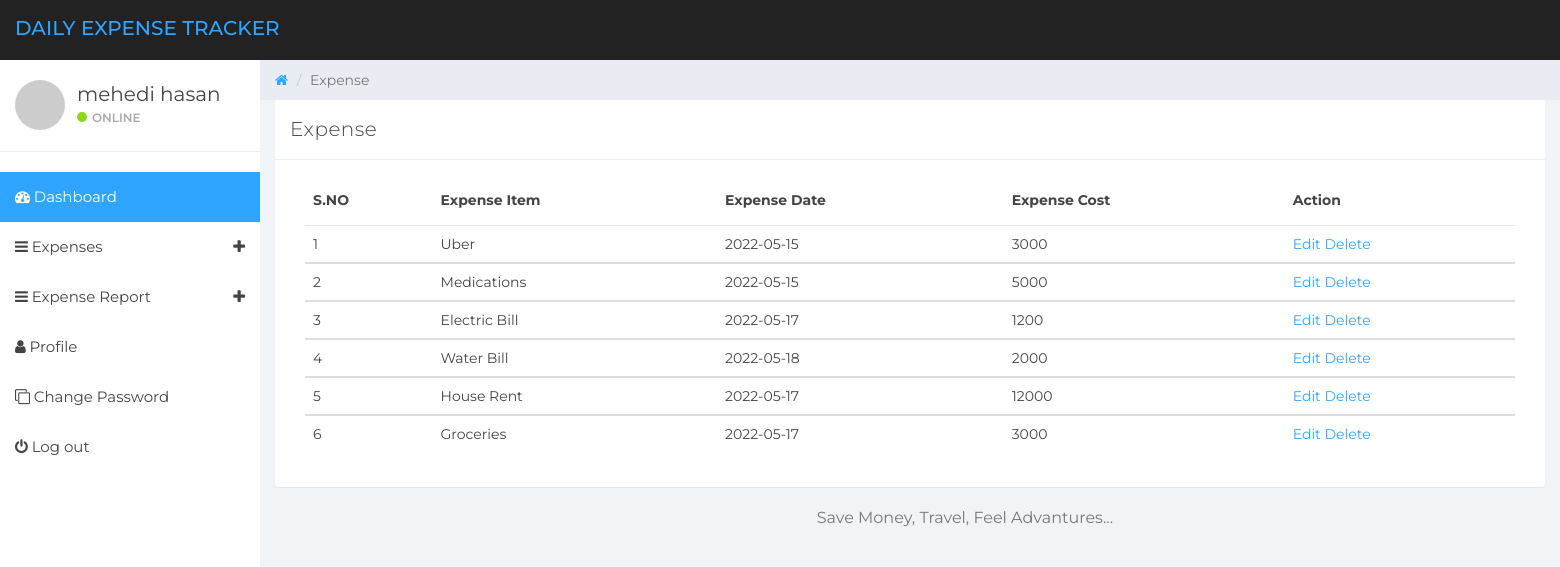
Screenshot of /manage-expense.php (signed in) with the database file from the repository.
### tables this page shows
CREATE TABLE `tblusers` (
  `id` int(11) NOT NULL,
  `name` varchar(255) NOT NULL,
  `email` varchar(255) NOT NULL,
  `mobile_number` varchar(11) NOT NULL,
  `password` varchar(255) NOT NULL,
  `reg_date` datetime NOT NULL DEFAULT CURRENT_TIMESTAMP
);

CREATE TABLE `tblexpenses` (
  `id` int(11) NOT NULL,
  `user_id` int(11) NOT NULL,
  `expense_date` date NOT NULL,
  `expense_item` varchar(255) NOT NULL,
  `cost` varchar(255) NOT NULL,
  `note_date` datetime NOT NULL DEFAULT CURRENT_TIMESTAMP
);

### manage-expense.php (the view, shortened to what this page needs)
<?php
if(strlen($_SESSION['detsuid']==0)):
    header('location: logout.php');
else:
?>
<!DOCTYPE html>
<html lang="en">
<head>
    <link href="css/bootstrap.min.css" rel="stylesheet">
	  <link href="css/font-awesome.min.css" rel="stylesheet">
	  <link href="css/datepicker3.css" rel="stylesheet">
    <link href="css/styles.css" rel="stylesheet">
</head>
<body>
    <?php include('confs/header.php'); ?>
    <?php include('confs/sidebar.php'); ?>
    <div class="col-sm-9 col-sm-offset-3 col-lg-10 col-lg-offset-2 main">
		<div class="row">
			<ol class="breadcrumb">
				<li><a href="#">
					<em class="fa fa-home"></em>
				</a></li>
				<li class="active">Expense</li>
			</ol>
		</div>
		<div class="row">
			<div class="col-lg-12">
				<div class="panel panel-default">
					<div class="panel-heading">Expense</div>
					<div class="panel-body">
						<div class="col-md-12">
						<div class="table-responsive">
                <table class="table table-hover">
                  <thead>
                    <tr>
                      <th>S.NO</th>
                      <th>Expense Item</th>
                      <th>Expense Date</th>
                      <th>Expense Cost</th>
                      <th>Action</th>
                    </tr>
                  </thead>
                  <?php
                    $userid=$_SESSION['detsuid'];
                    $ret=mysqli_query($conn,"SELECT * FROM tblexpenses WHERE user_id='$userid'");
                    $cnt=1;
                    while ($row=mysqli_fetch_array($ret)):
                  ?>
                  <tbody>
                    <tr>
                      <td><?php echo $cnt;?></td>
                      <td><?php  echo $row['expense_item'];?></td>
                      <td><?php  echo $row['expense_date'];?></td>
                      <td><?php  echo $row['cost'];?></td>
                      <td>
                        <a href="edit_expense.php?delid=<?php echo $row['id'];?>">Edit</a>
                        <a href="manage-expense.php?delid=<?php echo $row['id'];?>">Delete</a>
                    </tr>
                    <?php
                      $cnt=$cnt+1;
                      endwhile;
                    ?>
                  </tbody>
                </table>
              </div>
						</div>
					</div>
				</div>
			</div>
			<?php include('confs/footer.php'); ?>
		</div>
	</div>
</body>
</html>
<?php endif; ?>

### confs/header.php (shortened to what this page needs)
<nav class="navbar navbar-custom navbar-fixed-top" role="navigation">
    <div class="container-fluid">
        <div class="navbar-header">
            <a href="dashboard.php" class="navbar-brand">
                <span>Daily Expense Tracker</span>
            </a>
        </div>
    </div>
</nav>

### confs/sidebar.php (shortened to what this page needs)
<?php
include('config.php');
?>
<div id="sidebar-collapse" class="col-sm-3 col-lg-2 sidebar">
    <div class="profile-sidebar">
        <div class="profile-userpic">
            <img src="http://placehold.it/50/30a5ff/fff" class="img-responsive" alt="">
        </div>
        <div class="profile-usertitle">
            <?php
                $uid = $_SESSION['detsuid'];
                $sql = mysqli_query($conn, "SELECT name FROM tblusers WHERE id = '$uid'");
                $result = mysqli_fetch_array($sql);
                $name = $result['name'];
            ?>
            <div class="profile-usertitle-name"><?php echo $name; ?></div>
            <div class="profile-usertitle-status"><span class="indicator label-success"></span>Online</div>
        </div>
    </div>
    <ul class="nav menu">
        <li class="active"><a href="dashboard.php"><em class="fa fa-dashboard">&nbsp;</em>Dashboard</a></li>
        <li class="parent">
            <a href="#sub-item-1" data-toggle="collapse">
                <em class="fa fa-navicon">&nbsp;</em>Expenses <span data-toggle="collapse" href="#sub-item-1" class="icon pull-right"><em class="fa fa-plus"></em></span>
            </a>
        </li>
        <li class="parent">
            <a href="#sub-item-2" data-toggle="collapse">
                <em class="fa fa-navicon">&nbsp;</em>Expense Report <span data-toggle="collapse" href="#sub-item-2" class="icon pull-right"><em class="fa fa-plus"></em></span>
            </a>
        </li>
        <li><a href="user-profile.php"><em class="fa fa-user">&nbsp;</em>Profile</a></li>
        <li><a href="change-password.php"><em class="fa fa-clone">&nbsp;</em>Change Password</a></li>
        <li><a href="logout.php"><em class="fa fa-power-off">&nbsp;</em>Log out</a></li>
    </ul>
</div>

### confs/footer.php
<div class="col-xs-12 col-xs-offset-3 col-sm-12 col-sm-offset-6 col-md-12 col-md-offset-5">
    <p style="font-size: medium">Save Money, Travel, Feel Advantures...</p>
</div>

### css/styles.css (style rules this page uses)
body { background: #f1f4f7; padding-top: 60px; font-size: 14px; color: #444444; font-family: "Montserrat", "Helvetica Neue", Helvetica, Arial, sans-serif; }
p { color: #777; }
a, a:hover, a:focus { color: #30a5ff; }
.navbar-custom { background: #222; height: 60px; }
.navbar-header .navbar-brand { color: #fff; font-size: 20px; text-transform: uppercase; font-weight: 500; height: 60px; padding-top: 18px; }
.navbar-header .navbar-brand span { color: #30a5ff; }
.label-success { background-color: #8ad919; }
.panel { border: 0; }
.panel-heading { font-size: 20px; font-weight: 300; letter-spacing: 0.025em; height: 60px; line-height: 38px; }
.panel-default .panel-heading { background: #fff; border-bottom: 1px solid #e9ecf2; color: #444444; }
.navbar { border: 0; }
.sidebar { display: block; padding: 0; display: none; box-shadow: none; background: #fff; }
.sidebar ul { margin: 20px 0px; }
@media (min-width: 768px) { .sidebar { display: block; position: fixed; top: 60px; bottom: 0; left: 0; z-index: 1000; display: block; margin: 0; padding: 0; overflow-x: hidden; overflow-y: auto; } }
@media (min-width: 768px) { .navbar-header { width: 100%; } }
.sidebar ul.nav .active a, .sidebar ul.nav li.parent a.active, .sidebar ul.nav .active > a:hover, .sidebar ul.nav li.parent a.active:hover, .sidebar ul.nav .active > a:focus, .sidebar ul.nav li.parent a.active:focus { color: #fff; background-color: #30a5ff; }
.sidebar ul.nav li a { height: 50px; font-size: 15px; line-height: 2em; color: #444444; }
.profile-sidebar { padding: 10px 0; border-bottom: 1px solid #e9ecf2; }
.indicator { width: 10px; height: 10px; display: inline-block; border-radius: 9999px; margin-right: 5px; }
.profile-userpic img { float: left; margin: 10px 0px 0px 15px; width: 50px; height: 50px; border-radius: 9999px !important; }
.profile-usertitle { float: left; text-align: left; margin: 10px 0 0 12px; }
.profile-usertitle-name { font-size: 20px; margin-bottom: 0px; }
.profile-usertitle-status { text-transform: uppercase; color: #AAA; font-size: 12px; font-weight: 600; margin-bottom: 15px; }
.breadcrumb { border-radius: 0; padding: 10px 15px 10px 15px; background: #e9ecf2; margin: 0; }
.table { background: #fff; }
.table > thead > tr > th { border-bottom: 1px solid #e6e7e8; vertical-align: middle; height: 50px; }

### rows the page displays
tblusers: name "mehedi hasan"
tblexpenses: expense_item "Uber", expense_date "2022-05-15", cost "3000"
tblexpenses: expense_item "Medications", expense_date "2022-05-15", cost "5000"
tblexpenses: expense_item "Electric Bill", expense_date "2022-05-17", cost "1200"
tblexpenses: expense_item "Water Bill", expense_date "2022-05-18", cost "2000"
tblexpenses: expense_item "House Rent", expense_date "2022-05-17", cost "12000"
tblexpenses: expense_item "Groceries", expense_date "2022-05-17", cost "3000"
